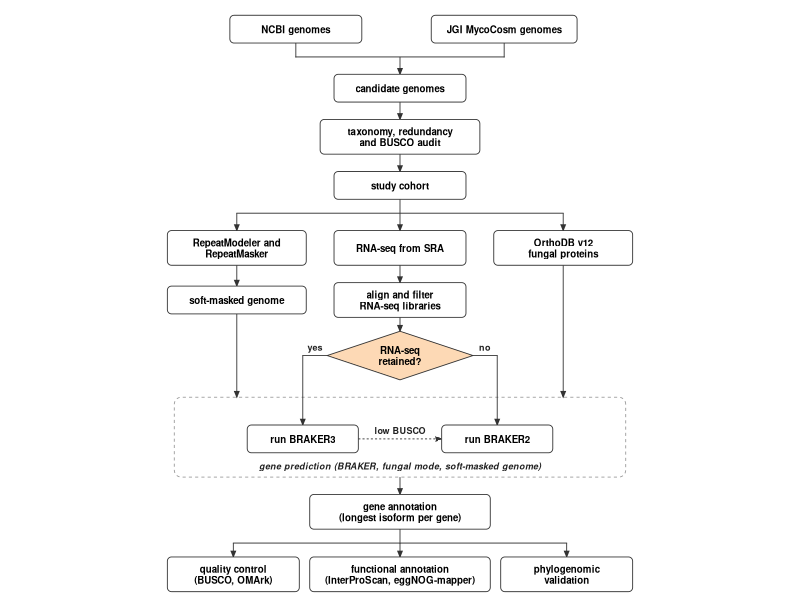
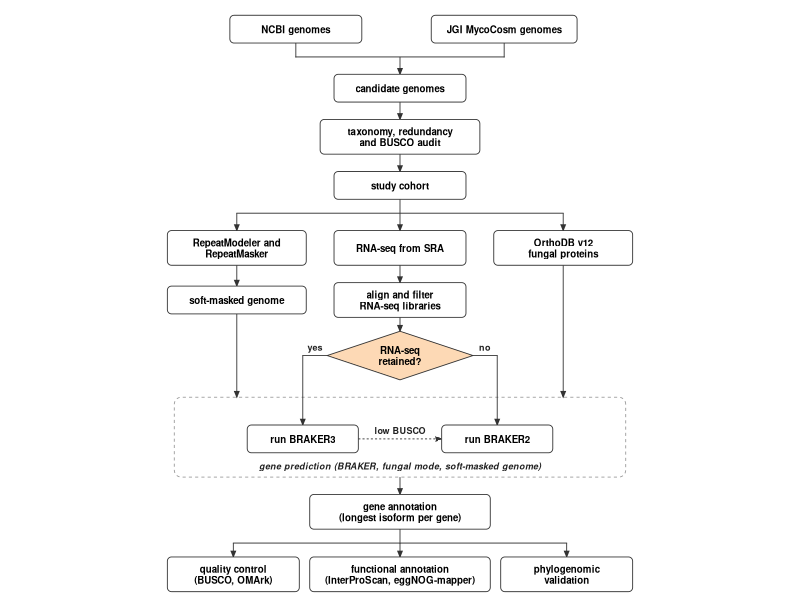

Write the R code that produced these figures, in order. (Note: this script raises an error after producing the figures.)
#!/usr/bin/env Rscript
# Mucoromycota structural annotation resource - workflow scheme (Methods), v4
# v4: Helvetica Bold throughout; robust PDF export on macOS
#     (cairo_pdf -> quartz pdf -> base pdf fallback, file existence checked).
# Canvas: 140 x 172 mm; Helvetica Bold 7 pt (Scientific Data)

## ---- [release adaptation] command-line options --------------------------------
## Added for the code release (see figures/plot_sources.tsv). Without options the
## original interactive behaviour is unchanged. Data handling and styling are unchanged.
.release_usage <- "Usage: Rscript plot_workflow_diagram.R [--outdir=DIR]\nNo input file: boxes and text are defined inside the script.\nDefault output folder: RStudio folder chooser if available, else current working directory.\nOutputs: Fig_workflow_v4.pdf, Fig_workflow_v4.png, Fig_workflow_v4.svg (svg only if svglite is installed)"
.release_args <- commandArgs(trailingOnly = TRUE)
.release_opt <- function(name, default = NULL) {
  key <- paste0("--", name, "=")
  hit <- .release_args[startsWith(.release_args, key)]
  if (length(hit)) return(path.expand(sub(key, "", hit[length(hit)], fixed = TRUE)))
  default
}
if (any(.release_args %in% c("--help", "-h"))) {
  cat(.release_usage, "\n", sep = "")
  quit(save = "no", status = 0)
}
## ---- [end release adaptation] ---------------------------------------------------

packages <- c("ggplot2", "tibble")
miss <- packages[!vapply(packages, requireNamespace, logical(1), quietly = TRUE)]
if (length(miss) > 0) stop("Missing R packages (install them first; this script does not install packages): ", paste(miss, collapse = ", "), call. = FALSE)  # [release] was: install.packages()
library(ggplot2); library(tibble)

out_dir <- if (!is.null(.release_opt("outdir"))) {  # [release] --outdir first
  dir.create(.release_opt("outdir"), showWarnings = FALSE, recursive = TRUE); .release_opt("outdir")
} else if (requireNamespace("rstudioapi", quietly = TRUE) && rstudioapi::isAvailable()) {
  rstudioapi::selectDirectory(caption = "Select output folder for the workflow figure")
} else getwd()
if (is.null(out_dir) || !dir.exists(out_dir)) out_dir <- getwd()

W <- 140; H <- 172
fs <- 7.0; font <- "Helvetica"; face <- "bold"
line_col <- "#333333"; dec_fill <- "#FDD9B5"; frame_col <- "#9A9A9A"
lw <- 0.3
arr <- arrow(length = unit(1.6, "mm"), type = "closed", angle = 22)

# ---------------- nodes ----------------
nodes <- tribble(
  ~id,      ~cx, ~cy,  ~w,  ~h, ~kind, ~label,
  "ncbi",    40, 164,  38,   8, "box", "NCBI genomes",
  "jgi",    100, 164,  42,   8, "box", "JGI MycoCosm genomes",
  "cand",    70, 147,  38,   8, "box", "candidate genomes",
  "audit",   70, 133,  46,  10, "box", "taxonomy, redundancy\nand BUSCO audit",
  "cohort",  70, 119,  38,   8, "box", "study cohort",
  "rep",     23, 101,  40,  10, "box", "RepeatModeler and\nRepeatMasker",
  "sra",     70, 101,  38,  10, "box", "RNA-seq from SRA",
  "prot",   117, 101,  40,  10, "box", "OrthoDB v12\nfungal proteins",
  "mask",    23,  86,  40,   8, "box", "soft-masked genome",
  "rna",     70,  86,  38,  10, "box", "align and filter\nRNA-seq libraries",
  "dec",     70,  70,  42,  14, "dec", "RNA-seq\nretained?",
  "b3",      42,  46,  32,   8, "box", "run BRAKER3",
  "b2",      98,  46,  32,   8, "box", "run BRAKER2",
  "ann",     70,  25,  52,  10, "box", "gene annotation\n(longest isoform per gene)",
  "qc",      22,   7,  38,  10, "box", "quality control\n(BUSCO, OMArk)",
  "fun",     70,   7,  52,  10, "box", "functional annotation\n(InterProScan, eggNOG-mapper)",
  "phy",    118,   7,  38,  10, "box", "phylogenomic\nvalidation"
)

frame <- c(x0 = 5, x1 = 135, y0 = 35, y1 = 58)

# ---------------- connectors ----------------
lines <- tribble(
  ~x, ~y, ~xend, ~yend,
  40, 160,  40, 156,
  100, 160, 100, 156,
  40, 156, 100, 156,
  23, 111, 117, 111,
  49,  70,  42,  70,
  91,  70,  98,  70,
  70,  20,  70,  16,
  22,  16, 118,  16
)
arrows <- tribble(
  ~x, ~y, ~xend, ~yend, ~style,
  70, 156,  70, 151, "solid",
  70, 143,  70, 138, "solid",
  70, 128,  70, 123, "solid",
  70, 115,  70, 106, "solid",
  23, 111,  23, 106, "solid",
  117, 111, 117, 106, "solid",
  23,  96,  23,  90, "solid",
  70,  96,  70,  91, "solid",
  70,  81,  70,  77, "solid",
  42,  70,  42,  50, "solid",
  98,  70,  98,  50, "solid",
  23,  82,  23, frame[["y1"]], "solid",
  117, 96, 117, frame[["y1"]], "solid",
  58,  46,  82,  46, "dashed",
  70, frame[["y0"]], 70, 30, "solid",
  22,  16,  22,  12, "solid",
  70,  16,  70,  12, "solid",
  118, 16, 118,  12, "solid"
)

labels <- tribble(
  ~x,   ~y,  ~label,      ~fontface,
  45.5, 72.4, "yes",       "bold",
  94.5, 72.4, "no",        "bold",
  70,  48.4, "low BUSCO", "bold",
  70,  38.2, "gene prediction (BRAKER, fungal mode, soft-masked genome)", "bold.italic"
)

# ---------------- shapes ----------------
round_rect <- function(x0, y0, w, h, r = 1.2, n = 8) {
  r <- min(r, w / 2, h / 2)
  a <- function(cx, cy, from, to) {
    t <- seq(from, to, length.out = n)
    data.frame(x = cx + r * cos(t), y = cy + r * sin(t))
  }
  rbind(a(x0 + w - r, y0 + h - r, 0, pi / 2), a(x0 + r, y0 + h - r, pi / 2, pi),
        a(x0 + r, y0 + r, pi, 3 * pi / 2), a(x0 + w - r, y0 + r, 3 * pi / 2, 2 * pi))
}
diamond <- function(cx, cy, w, h)
  data.frame(x = c(cx, cx + w / 2, cx, cx - w / 2), y = c(cy + h / 2, cy, cy - h / 2, cy))

polys <- do.call(rbind, lapply(seq_len(nrow(nodes)), function(i) {
  nd <- nodes[i, ]
  d <- if (nd$kind == "dec") diamond(nd$cx, nd$cy, nd$w, nd$h)
       else round_rect(nd$cx - nd$w / 2, nd$cy - nd$h / 2, nd$w, nd$h)
  d$id <- nd$id; d$fill <- ifelse(nd$kind == "dec", dec_fill, "white"); d
}))
frame_poly <- round_rect(frame[["x0"]], frame[["y0"]], frame[["x1"]] - frame[["x0"]],
                         frame[["y1"]] - frame[["y0"]], r = 2)

# ---------------- plot ----------------
p <- ggplot() +
  geom_polygon(data = frame_poly, aes(x, y), fill = NA, colour = frame_col,
               linewidth = lw, linetype = "33") +
  geom_segment(data = lines, aes(x = x, y = y, xend = xend, yend = yend),
               colour = line_col, linewidth = lw, lineend = "square") +
  geom_segment(data = arrows, aes(x = x, y = y, xend = xend, yend = yend, linetype = style),
               colour = line_col, linewidth = lw, arrow = arr, linejoin = "mitre") +
  geom_polygon(data = polys, aes(x, y, group = id, fill = fill),
               colour = line_col, linewidth = lw) +
  geom_text(data = nodes, aes(cx, cy, label = label), size = fs / .pt,
            lineheight = 0.95, family = font, fontface = face) +
  geom_text(data = labels, aes(x, y, label = label, fontface = fontface),
            size = (fs - 0.5) / .pt, family = font, colour = "#222222") +
  scale_fill_identity() +
  scale_linetype_manual(values = c(solid = "solid", dashed = "22"), guide = "none") +
  coord_fixed(xlim = c(0, W), ylim = c(0, H), expand = FALSE, clip = "off") +
  theme_void(base_family = font) +
  theme(plot.background = element_rect(fill = "white", colour = NA),
        plot.margin = margin(1, 1, 1, 1))

# ---------------- export ----------------
stem <- file.path(out_dir, "Fig_workflow_v4")
pdf_file <- paste0(stem, ".pdf"); png_file <- paste0(stem, ".png"); svg_file <- paste0(stem, ".svg")
if (file.exists(pdf_file)) file.remove(pdf_file)

save_pdf <- function() {
  try_dev <- function(dev, name) {
    ok <- tryCatch({
      suppressWarnings(ggsave(pdf_file, p, width = W, height = H, units = "mm", device = dev))
      file.exists(pdf_file) && file.info(pdf_file)$size > 0
    }, error = function(e) FALSE)
    if (ok) message("PDF written with ", name)
    ok
  }
  if (isTRUE(capabilities("cairo")) && try_dev(cairo_pdf, "cairo_pdf")) return(invisible(TRUE))
  if (Sys.info()[["sysname"]] == "Darwin" &&
      try_dev(function(filename, width, height, ...)
        grDevices::quartz(type = "pdf", file = filename, width = width, height = height),
        "quartz")) return(invisible(TRUE))
  if (try_dev(function(filename, width, height, ...)
        grDevices::pdf(filename, width = width, height = height, family = "Helvetica"),
        "base pdf")) return(invisible(TRUE))
  stop("PDF export failed with all devices")
}
save_pdf()

if (requireNamespace("ragg", quietly = TRUE)) {
  ggsave(png_file, p, width = W, height = H, units = "mm", dpi = 600,
         device = ragg::agg_png, bg = "white")
} else {
  ggsave(png_file, p, width = W, height = H, units = "mm", dpi = 600, bg = "white")
}
if (requireNamespace("svglite", quietly = TRUE))
  ggsave(svg_file, p, width = W, height = H, units = "mm")

print(p)
message("PDF: ", pdf_file, "  exists = ", file.exists(pdf_file))
message("PNG: ", png_file)
